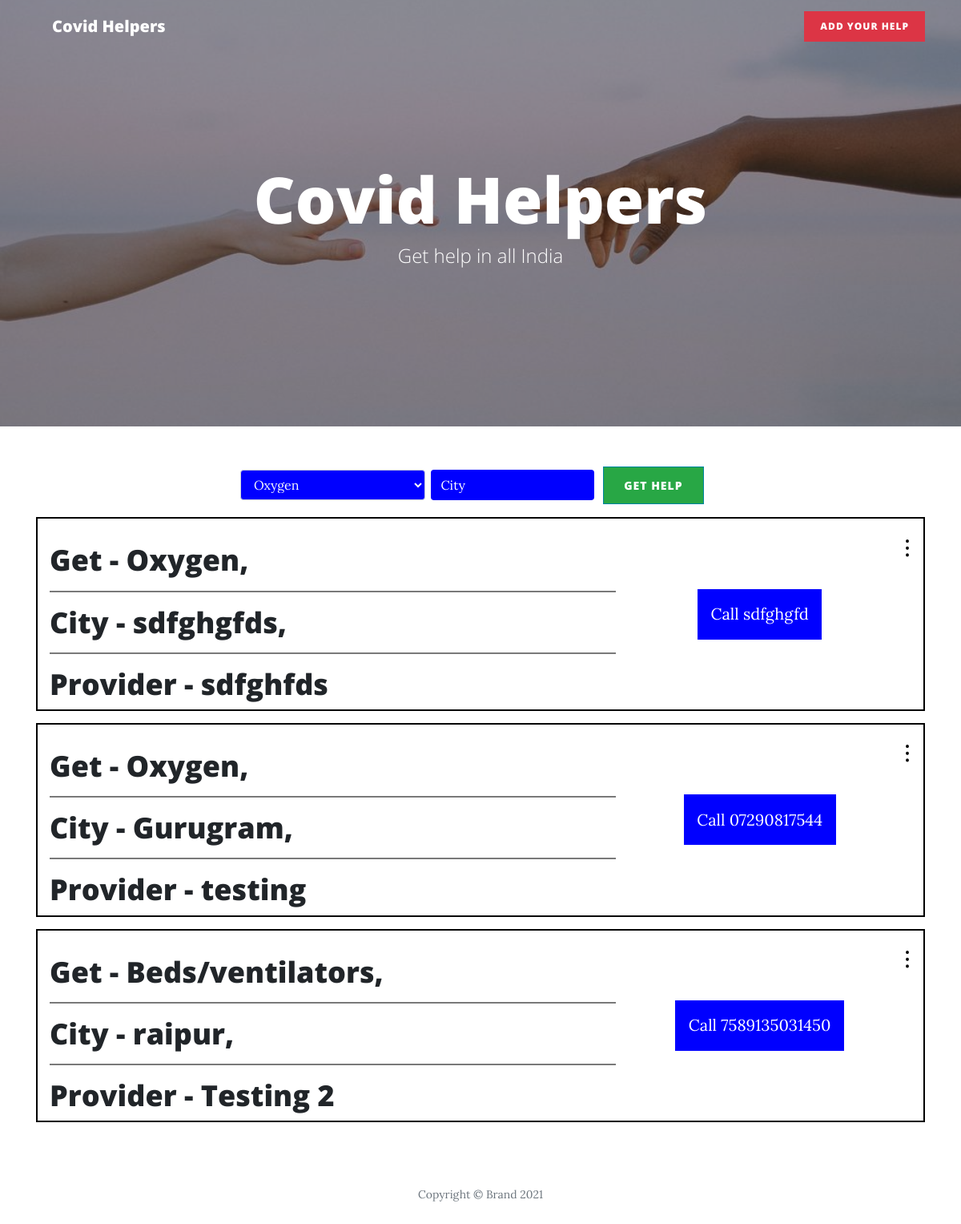
/, run on an earlier commit of the app's database.
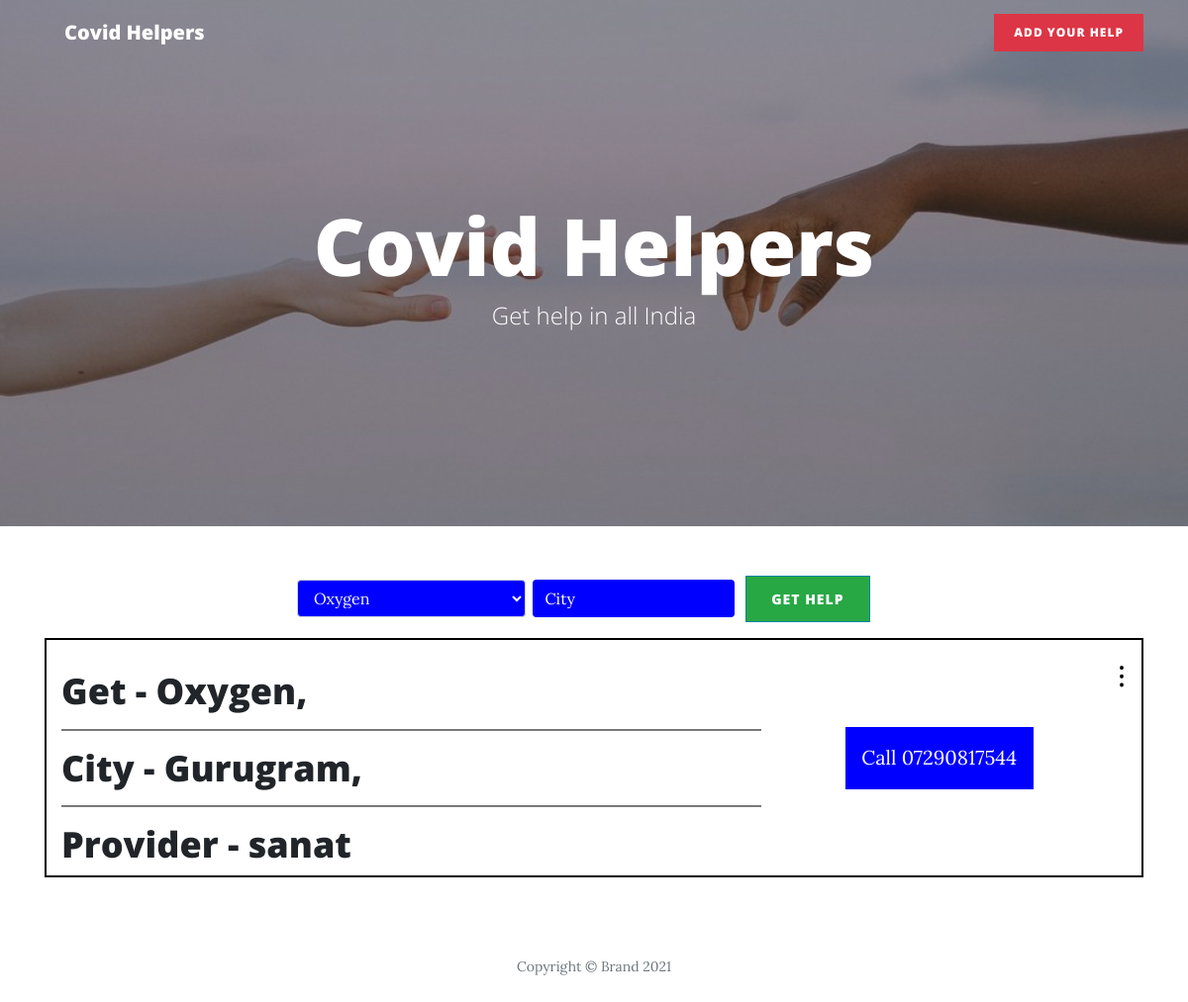
And on a later commit of the database.
### main/models.py (models this page shows, shortened)
class Helps(models.Model):
    name = models.CharField(max_length=1000,default="")
    helps = models.CharField(max_length=1000,default="")
    city = models.CharField(max_length=1000,default="")
    state = models.CharField(max_length=1000,default="")
    contact = models.CharField(max_length=1000,default="")

### main/views.py (the view, shortened to what this page needs)
# urls.py: 2. Add a URL to urlpatterns:  path('', views.home, name='home')
def home(request):
    allHelps = Helps.objects.all()
    allHelps = list(allHelps)
    random.shuffle(allHelps)
    context = {"All":allHelps}
    return render(request,"home.html",context)

### templates/home.html (shortened to what this page needs)
{% load static %}
<!DOCTYPE html>
<html lang="en">
  <head>
    <link
      rel="stylesheet"
      href="{% static '/assets/bootstrap/css/bootstrap.min.css' %}"
    />
    <link
      rel="stylesheet"
      href="{% static '/assets/fonts/font-awesome.min.css' %}"
    />
  </head>
  <body>
    <nav class="navbar navbar-light navbar-expand-lg fixed-top" id="mainNav">
      <div class="container">
        <a class="navbar-brand" href="/">Covid Helpers</a
        >
        <div class="collapse navbar-collapse" id="navbarResponsive">
          <ul class="navbar-nav ml-auto">
            <li class="nav-item">
              <a class="nav-link" href="/addhelp" style="background: var(--red)"
                >Add Your Help</a
              >
            </li>
          </ul>
        </div>
      </div>
    </nav>
    <header
      class="masthead"
      style="background-image: url('{% static '/assets/img/home-bg.jpg' %}')"
    >
      <div class="overlay"></div>
      <div class="container">
        <div class="row">
          <div class="col-md-10 col-lg-8 mx-auto">
            <div class="site-heading">
              <h1>Covid Helpers</h1>
              <span class="subheading">Get help in all India</span>
            </div>
          </div>
        </div>
      </div>
    </header>
    <form
      style="margin: auto; display: block; width: 50%"
      method="POST"
      action="/"
    >
      <div class="form-group">
        <select
          class="form-control"
          style="
            color: var(--light);
            width: 231.4px;
            display: inline;
            background: blue;
          "
          name="Requirement"
          value="Requirement"
        >
          <option value="Oxygen" selected>Oxygen</option>
          <option value="PPE kits">PPE kits</option></select
        ><input
          type="text"
          class="form-control"
          name="city"
          placeholder="City"
          id="cityinput"
          style="
            display: inline;
            background: blue;
            border-style: none;
            border-bottom-style: none;
            margin-left: 7px;
            width: 203.8px;
            color: var(--light);
          "
          required
        /><button
          class="btn btn-primary"
          type="submit"
          style="
            background: var(--green);
            width: 125.363px;
            margin-left: 11px;
            padding: 12px 25px;
          "
        >
          Get help
        </button>
      </div>
    </form>
{% for help in All %}
    <div class="container">
      <div
        class="row"
        style="
          margin: auto;
          margin-top: 15px;
          width: 100%;
          border: solid black 2px;
          align-items: center;
        "
      >
        <div class="col-md-15 col-lg-8">
          <div class="post-preview">
            <a href="#">
              <h2 class="post-title">
                Get - {{help.helps}},<br />
                <hr style="height: 1px;background-color: grey;"/>
                City - {{help.city}},<br />
                <hr style="height: 1px;background-color: grey;"/>
                Provider - {{help.name}}
              </h2>
            </a>
          </div>
        </div>
        <a
            style="display:block;margin:auto;color: rgb(255, 255, 255); text-decoration: none; background-color: blue; padding: 1.5%;"
            href="tel:+{{help.contact}}"
            >Call {{help.contact}}</a
          >
        <div class="dropdown">
          <button onclick="myFunction({{help.pk}})" class="dropbtn" id="dropbtn{{help.pk}}">⁝</button>
        </div>
      </div>
    </div>
    {% endfor %}
    <footer>
      <div class="container">
        <div class="row">
          <div class="col-md-10 col-lg-8 mx-auto">
            <p class="text-muted copyright">Copyright&nbsp;©&nbsp;Brand 2021</p>
          </div>
        </div>
      </div>
    </footer>
  </body>
</html>

### templates/home.html (style rules this page uses)
#cityinput::placeholder { color: white; }
.dropbtn { background-color: transparent; color: black; padding: 16px; font-size: 30px; border: none; cursor: pointer; }
.dropdown { position: relative; display: inline-block; }
@media only screen and (min-width: 768px) { .dropdown { margin-top: -15%; } }

What changed in the data, as far as the page shows it:
removed Helps: helps "Oxygen", city "sdfghgfds", name "sdfghfds", contact "sdfghgfd"
removed Helps: helps "Oxygen", city "Gurugram", name "testing", contact "07290817544"
removed Helps: helps "Beds/ventilators", city "raipur", name "Testing 2", contact "7589135031450"
added Helps: helps "Oxygen", city "Gurugram", name "sanat", contact "07290817544"
